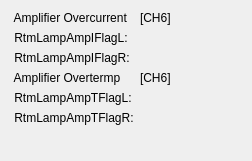
      <widget class="QWidget" name="formLayoutWidget_7">
       <property name="geometry">
        <rect>
         <x>711</x>
         <y>410</y>
         <width>252</width>
         <height>161</height>
        </rect>
       </property>
       <layout class="QFormLayout" name="formLayout_7">
        <item row="0" column="0">
         <widget class="QLabel" name="label_135">
          <property name="text">
           <string> Amplifier Overcurrent</string>
          </property>
         </widget>
        </item>
        <item row="0" column="1">
         <widget class="QLabel" name="label_162">
          <property name="text">
           <string>[CH6]</string>
          </property>
         </widget>
        </item>
        <item row="1" column="0">
         <widget class="QLabel" name="label_136">
          <property name="text">
           <string> RtmLampAmpIFlagL:</string>
          </property>
         </widget>
        </item>
        <item row="1" column="1">
         <widget class="PyDMLabel" name="PyDMLabel_121">
          <property name="toolTip">
           <string/>
          </property>
          <property name="channel" stdset="0">
           <string>XX-99SL01:DI-FOFBCtrl:RtmLampAmpIFlagLCH6-RB</string>
          </property>
         </widget>
        </item>
        <item row="2" column="0">
         <widget class="QLabel" name="label_137">
          <property name="text">
           <string> RtmLampAmpIFlagR:</string>
          </property>
         </widget>
        </item>
        <item row="2" column="1">
         <widget class="PyDMLabel" name="PyDMLabel_122">
          <property name="toolTip">
           <string/>
          </property>
          <property name="channel" stdset="0">
           <string>XX-99SL01:DI-FOFBCtrl:RtmLampAmpIFlagRCH6-RB</string>
          </property>
         </widget>
        </item>
        <item row="3" column="0">
         <widget class="QLabel" name="label_139">
          <property name="text">
           <string> Amplifier Overtermp</string>
          </property>
         </widget>
        </item>
        <item row="3" column="1">
         <widget class="QLabel" name="label_161">
          <property name="text">
           <string>[CH6]</string>
          </property>
         </widget>
        </item>
        <item row="4" column="0">
         <widget class="QLabel" name="label_140">
          <property name="text">
           <string> RtmLampAmpTFlagL:</string>
          </property>
         </widget>
        </item>
        <item row="4" column="1">
         <widget class="PyDMLabel" name="PyDMLabel_123">
          <property name="toolTip">
           <string/>
          </property>
          <property name="channel" stdset="0">
           <string>XX-99SL01:DI-FOFBCtrl:RtmLampAmpTFlagLCH6-RB</string>
          </property>
         </widget>
        </item>
        <item row="5" column="0">
         <widget class="QLabel" name="label_141">
          <property name="text">
           <string> RtmLampAmpTFlagR:</string>
          </property>
         </widget>
        </item>
        <item row="5" column="1">
         <widget class="PyDMLabel" name="PyDMLabel_124">
          <property name="toolTip">
           <string/>
          </property>
          <property name="channel" stdset="0">
           <string>XX-99SL01:DI-FOFBCtrl:RtmLampAmpTFlagRCH6-RB</string>
          </property>
         </widget>
        </item>
       </layout>
      </widget>
